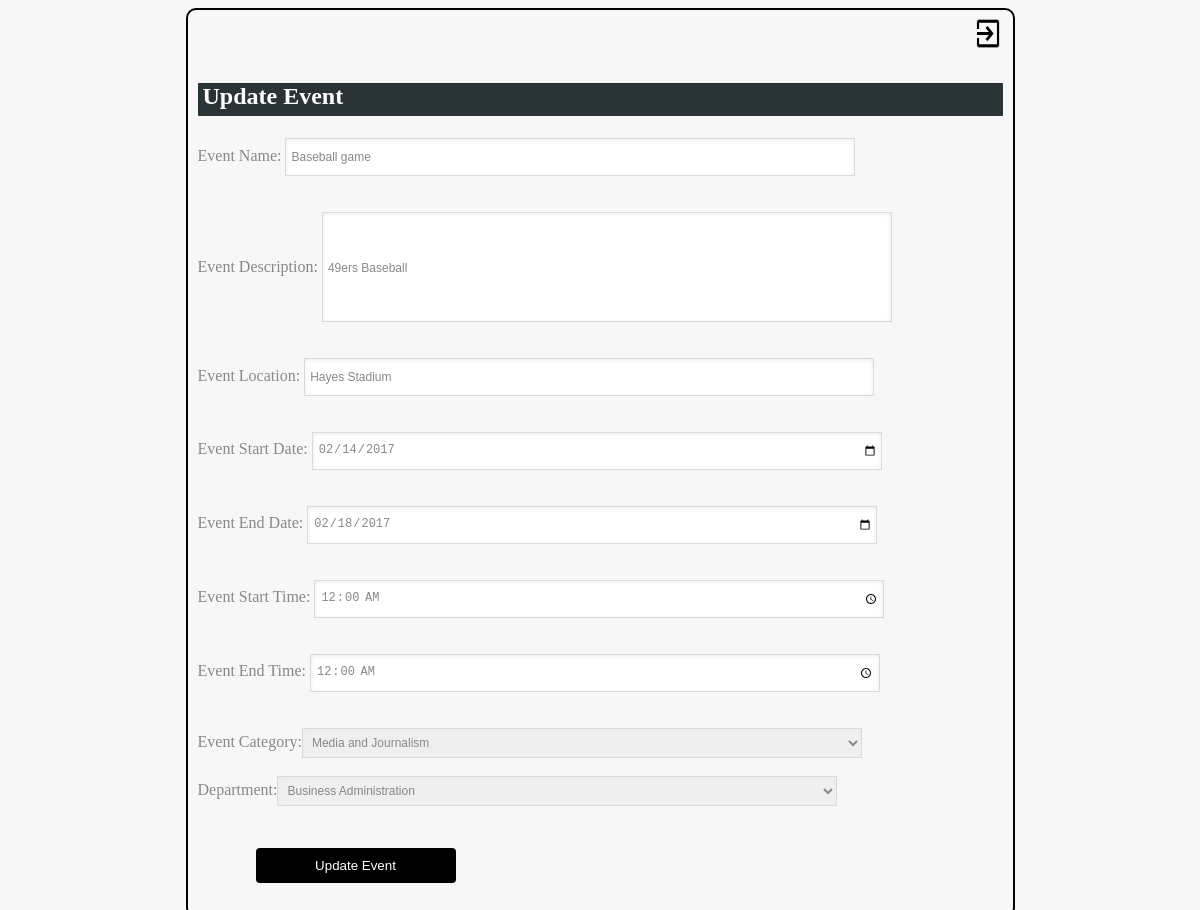
Page /php/index.php?id=7003 on the committed database.
### tables this page shows
CREATE TABLE eventsTable (
	eventID		INTEGER UNSIGNED,
    eventName 	Varchar(20),
    location  	TEXT,
    deptID		INTEGER,
    startTime	TIME,
    endTime		TIME,
    startDate	DATE,
    endDate		DATE,
	description	TEXT,
    catID		INTEGER,
	PRIMARY KEY	(eventID)
    );

### php/index.php (the view, shortened to what this page needs)
<!DOCTYPE html>
<html>
    <head>
    </head>
    <body>
        <?php
          if(isset($_GET['id']))
          {
              echo "<a href='logout.php'><img src='exit_icon.png' style='margin-left: 775px;height: 37px;width: 30px;padding-bottom: 7px;margin-top: -20px;'/></a>";
               echo "<h2 class='content'>Update Event</h2>";
              $id=$_GET['id'];
              $getselect=mysql_query("SELECT * FROM eventsTable WHERE eventID='$id'");
              while($profile=mysql_fetch_array($getselect))
              {
                 $name=$profile['eventName'];
                 $desc=$profile['description'];
                 $loc=$profile['location'];
                 $startDate=$profile['startDate'];
                 $endDate=$profile['endDate'];
                 $startTime=$profile['startTime'];
                 $endTime=$profile['endTime'];
                 $category=$profile['catID'];
                 $dept=$profile['deptID'];
             }
             echo "<form action='insertEvent.php?id=<?php echo $id;?>' method='post'>";
            }
            else {
                echo "<a href='logout.php'><img src='exit_icon.png' style='margin-left: 775px;height: 37px;width: 30px;padding-bottom: 7px;margin-top: -20px;'/></a>";
               echo "<h2 class='content'>Add Event</h2>";
               echo "<form action='insertEvent.php' method='post'>";
            }
        ?>
            <label>Event Name:</label>
            <input type="text" name="event_name" value="<?php if(!empty($name))echo $name; ?>"><br><br>
            <label>Event Description:</label>
            <input type="textarea" name="event_Desc" value="<?php if(!empty($desc)) echo $desc; ?>"><br><br>
            <label>Event Location:</label>
            <input type="text" name="event_loc" value="<?php if(!empty($loc)) echo $loc; ?>"><br><br>
            <label>Event Start Date:</label>
            <input type="Date" name="start_date" value="<?php if(!empty($startDate)) echo $startDate; ?>"><br><br>
            <label>Event End Date:</label>
            <input type="Date" name="end_date" value="<?php if(!empty($endDate)) echo $endDate; ?>"><br><br>
            <label>Event Start Time:</label>
            <input type="Time" name="start_time" value="<?php if(!empty($startTime)) echo $startTime; ?>"><br><br>
            <label>Event End Time:</label>
            <input type="Time" name="end_time" value="<?php if(!empty($endTime)) echo $endTime; ?>"><br><br>
            <?php
                $sql = "SELECT CategoryName,CategoryId FROM Category";
                $result = mysql_query($sql);
                echo "<label>Event Category:</label><select name='Category_Name'>";
                while ($row = mysql_fetch_array($result)) {
                    if($row["CategoryId"]==$category)
                        echo '<option value="'.$row["CategoryId"].'" selected>'.$row["CategoryName"].'</option>';
                    else
                        echo '<option value="'.$row["CategoryId"].'">'.$row["CategoryName"].'</option>';
                }
                echo "</select><br>";
                $sql_1 = "SELECT DeptName,DeptId FROM Department";
                $result_1 = mysql_query($sql_1);
                echo "<label>Department:</label><select name='Dept_Name'>";
                while ($row = mysql_fetch_array($result_1)) {
                        if($row["DeptId"]==$dept)
                            echo '<option value="'.$row["DeptId"].'" selected>'.$row["DeptName"].'</option>';
                        else
                            echo '<option value="'.$row["DeptId"].'">'.$row["DeptName"].'</option>';
                }
                echo "</select><br><br>";
            ?>
            <label>&nbsp;</label>
            <?php
              if(isset($_GET['id'])){
                echo "<input type='submit' name='update' value='Update Event'><br>";
              }
              else{
                echo "<input type='submit' name='addEvent' value='Add Event'><br>";
              }
            ?>
        </form>
    </body>
</html>

### php/index.php (style rules this page uses)
body { margin-left:auto; margin-right:auto; max-width: 800px; background: #F7F7F7; padding: 25px 15px 25px 10px; border:1px solid #E4E4E4; color: #888; font-family:'Raleway'; border:2px solid black; border-radius: 10px; }
input[type=text], select,input[type=textarea],input[type=Date],input[type=Time] { border: 1px solid #DADADA; color: #888; height: 30px; margin-bottom: 16px; margin-right: 6px; margin-top: 2px; outline: 0 none; padding: 3px 3px 3px 5px; width: 70%; font-size: 12px; line-height:15px; box-shadow: inset 0px 1px 4px #ECECEC; -moz-box-shadow: inset 0px 1px 4px #ECECEC; -webkit-box-shadow: inset 0px 1px 4px #ECECEC; }
input[type=submit] { width: 200px; background-color: #000; color: white; margin: 8px 50px; border: none; border-radius: 4px; cursor: pointer; padding: 10px 25px 10px 25px; }
input[type=textarea] { padding: 5px 3px 3px 5px; height:100px; }
.content { margin-top: 10dp; background-color: #2A3336; color:white; padding-bottom: 3px; font-family:'Fjalla One'; border-radius: 1px; z-index: 1; width: 800px; height: 30px; padding-left: 5px; }

### rows in the picture
eventstable: event_name "Baseball game", event_Desc "49ers Baseball", event_loc "Hayes Stadium", start_date "02/14/2017", end_date "02/18/2017", start_time "00:00:00", end_time "00:00:00"

### other values in the picture
form field Category_Name "Media and Journalism"
form field Dept_Name "Business Administration"
